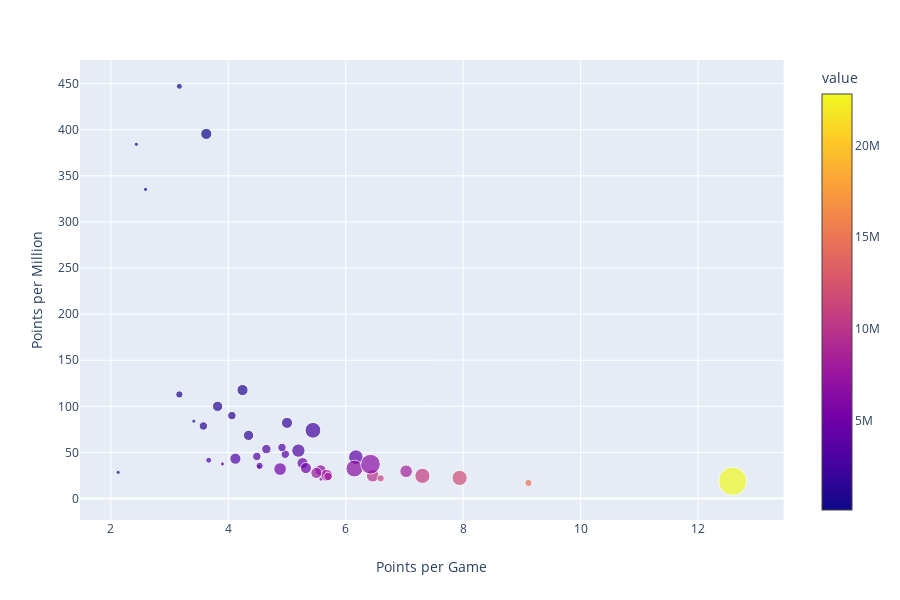

Here is the notebook cell this chart was saved with:
### Code cell
bubble_chart(players, "Forward")

### Figure 1 — Plotly figure (JSON) as saved in the notebook; plotly's stock layout.template omitted (floating-point values rounded to 4 significant figures)
{"data": [{"hoverlabel": {"namelength": 0}, "hovertemplate": "<b>%{hovertext}</b><br><br>points_per_game=%{x}<br>points_per_million=%{y}<br>pct_lineup=%{marker.size}<br>value=%{marker.color}", "hovertext": ["Asensio", "Bacca", "Bale", "Ben Yedder", "Benzema", "Borja Iglesias", "Charles", "Correa", "De Blasis", "Dembélé", "Ekambi", "En-Nesyri", "Enes Ünal", "Enric Gallego", "Ezequiel Ávila", "Gameiro", "Gerard Moreno", "Griezmann", "Guidetti", "Iago Aspas", "Jaime Mata", "Jorge Molina", "Juanmi", "Kike García", "Loren", "Luis Suárez", "Maxi Gómez", "Mayoral", "Messi", "Munir", "Oyarzabal", "Portu", "Rodrigo", "Roger", "Santi Mina", "Sergi Enrich", "Sergio León", "Sobrino", "Williams", "Willian José", "Ángel Rodríguez", "Óscar Plano"], "legendgroup": "", "marker": {"color": [3120000, 1500000, 1840000, 8320000, 10710000, 9660000, 2500000, 1010000, 170000, 3990000, 3520000, 3100000, 1490000, 5040000, 4670000, 3150000, 3440000, 11150000, 170000, 14610000, 6440000, 6560000, 2650000, 190000, 1260000, 11740000, 6390000, 1180000, 22790000, 3010000, 8310000, 5200000, 7850000, 1890000, 3840000, 3110000, 1200000, 220000, 7540000, 5000000, 3210000, 1190000], "coloraxis": "coloraxis", "size": [1, 4, 6, 9, 13, 9, 14.0, 3, 2, 12, 4, 10, 4, 1, 7.0, 7.0, 4, 3, 1, 3, 16, 22, 2, 1, 6, 13, 7.0, 1, 45, 1, 8, 9, 4, 7.0, 3, 4, 1, 7.0, 7.0, 7.0, 5, 7.0], "sizemode": "area", "sizeref": 0.1125, "symbol": "circle"}, "mode": "markers", "name": "", "showlegend": false, "type": "scatter", "x": [3.9, 3.576, 4.345, 7.029, 7.306, 6.459, 5.441, 3.167, 3.167, 6.172, 4.971, 5.194, 4.061, 5.579, 5.265, 4.121, 4.486, 6.595, 2.591, 9.111, 6.147, 6.421, 3.667, 2.433, 3.818, 7.939, 5.571, 3.414, 12.59, 4.522, 5.676, 4.882, 5.697, 5, 4.533, 4.914, 2.125, 3.625, 5.5, 5.323, 4.649, 4.242], "xaxis": "x", "y": [37.5, 78.67, 68.48, 29.57, 24.56, 24.74, 74, 112.9, 447.1, 44.86, 48.01, 51.94, 89.93, 21.03, 38.33, 43.17, 45.64, 21.88, 335.3, 16.84, 32.45, 37.2, 41.51, 384.2, 100, 22.32, 30.52, 83.9, 18.78, 34.55, 25.27, 31.92, 23.95, 82.01, 35.42, 55.31, 28.33, 395.5, 27.72, 33, 53.58, 117.6], "yaxis": "y"}], "layout": {"coloraxis": {"colorbar": {"title": {"text": "value"}}, "colorscale": [[0, "#0d0887"], [0.1111, "#46039f"], [0.2222, "#7201a8"], [0.3333, "#9c179e"], [0.4444, "#bd3786"], [0.5556, "#d8576b"], [0.6667, "#ed7953"], [0.7778, "#fb9f3a"], [0.8889, "#fdca26"], [1, "#f0f921"]]}, "height": 600, "legend": {"itemsizing": "constant", "tracegroupgap": 0}, "margin": {"t": 60}, "xaxis": {"anchor": "y", "domain": [0, 0.98], "title": {"text": "Points per Game"}}, "yaxis": {"anchor": "x", "domain": [0, 1], "title": {"text": "Points per Million"}}}}
